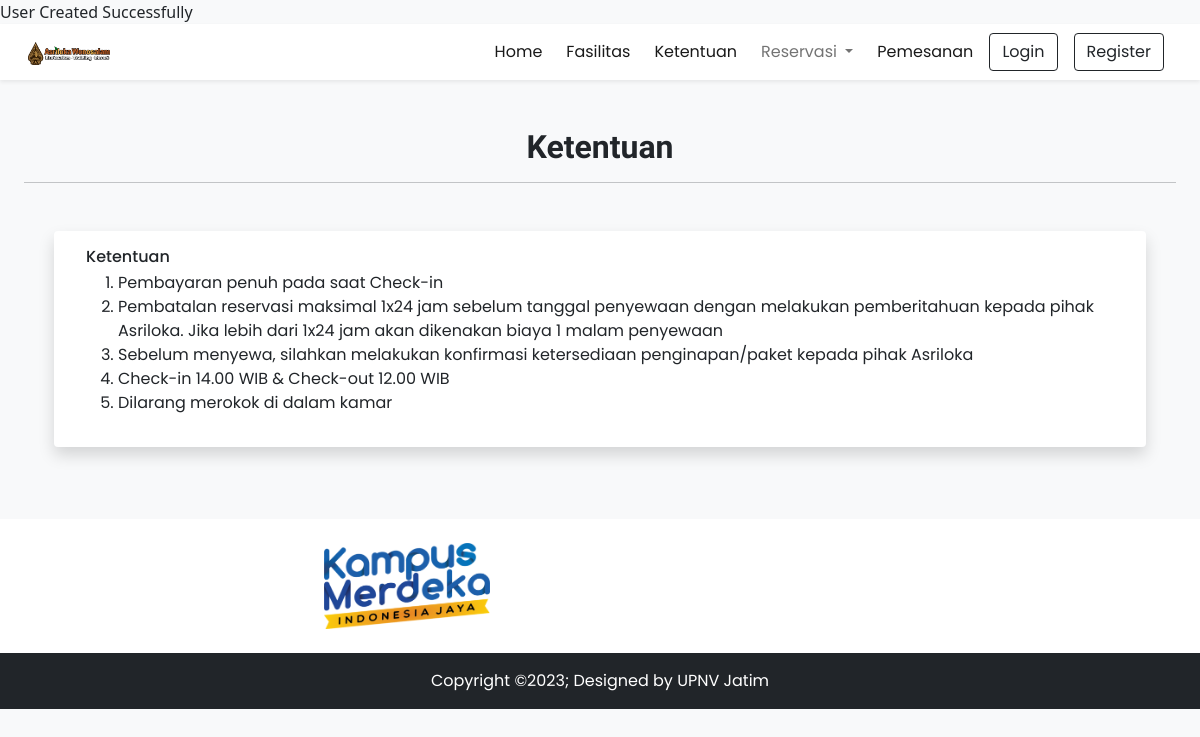
Screenshot of /ketentuan.php with the database file from the repository.
### tables this page shows
CREATE TABLE `rule` (
  `id` int(11) NOT NULL,
  `isGeneral` tinyint(1) NOT NULL DEFAULT 1,
  `description` varchar(191) NOT NULL
);

### app/core/Database.php (called while the page is built, shortened)
<?php
class Database
{
    private $host = DB_HOST;
    private $user = DB_USER;
    private $pass = DB_PASS;
    private $db_name = DB_NAME;
    private $dbh;
    private $stmt;
    public function __construct()
    {
        $dsn = 'mysql:host=' . $this->host . ';dbname=' . $this->db_name;
        $option = [
            PDO::ATTR_PERSISTENT => true,
            PDO::ATTR_ERRMODE => PDO::ERRMODE_EXCEPTION
        ];
        try {
            $this->dbh = new PDO($dsn, $this->user, $this->pass, $option);
        } catch (PDOException $e) {
            die($e->getMessage());
        }
    }
    public function query($query)
    {
        $this->stmt = $this->dbh->prepare($query);
    }
    public function execute()
    {
        $this->stmt->execute();
    }
    public function resultSet()
    {
        $this->execute();
        return $this->stmt->fetchAll(PDO::FETCH_ASSOC);
    }
}

### app/model/Rule.php (called while the page is built, shortened)
<?php
class Rule
{
    private $db;
    public function __construct()
    {
        $this->db = new Database;
    }
    public function getRuleByPublicity($isGeneral)
    {
        $q = 'SELECT * FROM rule';
        $this->db->query($q);
        $res = $this->db->resultSet();
        if (count($res) > 0) {
            return $res;
        }
    }
}

### ketentuan.php (the view, shortened to what this page needs)
<!DOCTYPE html>
<html lang="en">
<head>
    <?php require('inc/links.php'); ?>
</head>
<body class="bg-light">
    <?php require('inc/header.php'); ?>
    <div class="my-5 px-4">
        <h2 class="fw-bold h-font text-center">Ketentuan</h2>
        <hr>
    </div>
    <div class="container">
        <div class="row">
            <div class="col-lg-12 col-md-12 px-4">
                <div class="card mb-4 border-0 shadow">
                    <div class="row g-0 p-3 align-items-center">
                        <div class="col-md-12 px-lg-3 px-md-3 px-0">
                            <div class="features mb-3">
                                <h6 class="mb-1">Ketentuan</h6>
                                <ol>
                                    <?php
                                    $rule = new Rule();
                                    $res = $rule->getRuleByPublicity(1);
                                    foreach ($res as $r) {
                                        echo "<li>" . $r['description'] . "</li>";
                                    }
                                    ?>
                                </ol>
                            </div>
                        </div>
                    </div>
                </div>
            </div>
        </div>
    </div>
    <?php require('inc/footer.php'); ?>
</body>
</html>

### assets/css/common.css (style rules this page uses)
:root { --teal: #2ec1ac; --teal_hover: #279e8c; }
* { font-family: "Poppins", sans-serif; }
.h-font { font-family: "Merienda", cursive; }

### rows the page displays
rule: description "Pembayaran penuh pada saat Check-in"
rule: description "Pembatalan reservasi maksimal 1x24 jam sebelum tanggal penyewaan dengan melakukan pemberitahuan kepada pihak Asriloka. Jika lebih dari 1x24 jam akan dikenakan biaya 1 malam penyewaan"
rule: description "Sebelum menyewa, silahkan melakukan konfirmasi ketersediaan penginapan/paket kepada pihak Asriloka"
rule: description "Check-in 14.00 WIB & Check-out 12.00 WIB"
rule: description "Dilarang merokok di dalam kamar"
